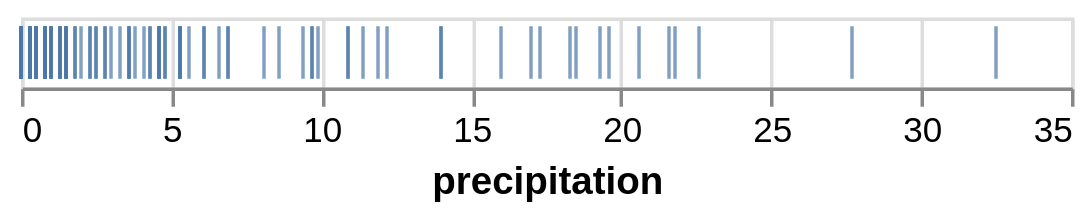

The specification (Vega-Lite) saved for this image:
### Vega-Lite specification from a JSON file in a GitHub repository (floating-point values rounded to 4 significant figures; data arrays with more than 128 entries replaced by an {"elided": "..."} marker saying what was removed)
{"$schema": "https://vega.github.io/schema/vega-lite/v6.json", "data": {"values": {"elided": "200 records"}}, "mark": "tick", "encoding": {"x": {"field": "precipitation", "type": "quantitative"}}}
